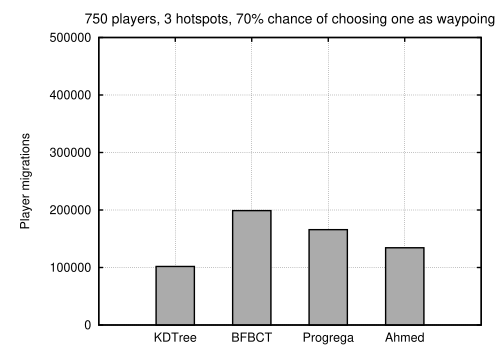

Here is the gnuplot script that generated this plot:
load "../migrations_generic_750.gp"

set title '750 players, 3 hotspots, 70% chance of choosing one as waypoint' font "Helvetica, 20"
plot 'all_resumed.data' using ($2+$3):xtic(1) t "Migrations" lc rgb '#AAAAAA'

#pause -1 "Hit any key to continue"
